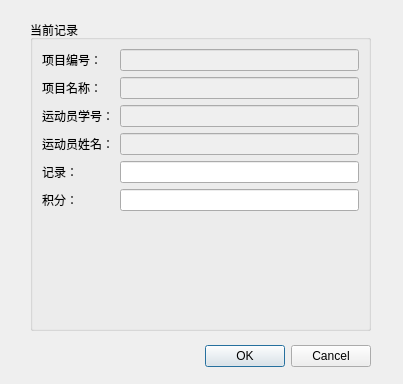
<?xml version="1.0" encoding="UTF-8"?>
<ui version="4.0">
 <class>DialogRecord</class>
 <widget class="QDialog" name="DialogRecord">
  <property name="geometry">
   <rect>
    <x>0</x>
    <y>0</y>
    <width>403</width>
    <height>384</height>
   </rect>
  </property>
  <property name="windowTitle">
   <string>Dialog</string>
  </property>
  <widget class="QDialogButtonBox" name="buttonBox">
   <property name="geometry">
    <rect>
     <x>30</x>
     <y>340</y>
     <width>341</width>
     <height>32</height>
    </rect>
   </property>
   <property name="orientation">
    <enum>Qt::Horizontal</enum>
   </property>
   <property name="standardButtons">
    <set>QDialogButtonBox::Cancel|QDialogButtonBox::Ok</set>
   </property>
  </widget>
  <widget class="QGroupBox" name="groupBox">
   <property name="geometry">
    <rect>
     <x>30</x>
     <y>20</y>
     <width>341</width>
     <height>311</height>
    </rect>
   </property>
   <property name="title">
    <string>当前记录</string>
   </property>
   <layout class="QFormLayout" name="formLayout">
    <item row="0" column="0">
     <widget class="QLabel" name="label">
      <property name="text">
       <string>项目编号：</string>
      </property>
     </widget>
    </item>
    <item row="0" column="1">
     <widget class="QLineEdit" name="eventID">
      <property name="enabled">
       <bool>false</bool>
      </property>
     </widget>
    </item>
    <item row="1" column="0">
     <widget class="QLabel" name="label_2">
      <property name="text">
       <string>项目名称：</string>
      </property>
     </widget>
    </item>
    <item row="1" column="1">
     <widget class="QLineEdit" name="eventName">
      <property name="enabled">
       <bool>false</bool>
      </property>
     </widget>
    </item>
    <item row="2" column="0">
     <widget class="QLabel" name="label_3">
      <property name="text">
       <string>运动员学号：</string>
      </property>
     </widget>
    </item>
    <item row="2" column="1">
     <widget class="QLineEdit" name="athID">
      <property name="enabled">
       <bool>false</bool>
      </property>
     </widget>
    </item>
    <item row="3" column="0">
     <widget class="QLabel" name="label_4">
      <property name="text">
       <string>运动员姓名：</string>
      </property>
     </widget>
    </item>
    <item row="3" column="1">
     <widget class="QLineEdit" name="athName">
      <property name="enabled">
       <bool>false</bool>
      </property>
     </widget>
    </item>
    <item row="4" column="0">
     <widget class="QLabel" name="label_5">
      <property name="text">
       <string>记录：</string>
      </property>
     </widget>
    </item>
    <item row="4" column="1">
     <widget class="QLineEdit" name="record"/>
    </item>
    <item row="5" column="0">
     <widget class="QLabel" name="label_6">
      <property name="text">
       <string>积分：</string>
      </property>
     </widget>
    </item>
    <item row="5" column="1">
     <widget class="QLineEdit" name="score"/>
    </item>
   </layout>
  </widget>
 </widget>
 <resources/>
 <connections>
  <connection>
   <sender>buttonBox</sender>
   <signal>accepted()</signal>
   <receiver>DialogRecord</receiver>
   <slot>accept()</slot>
   <hints>
    <hint type="sourcelabel">
     <x>248</x>
     <y>254</y>
    </hint>
    <hint type="destinationlabel">
     <x>157</x>
     <y>274</y>
    </hint>
   </hints>
  </connection>
  <connection>
   <sender>buttonBox</sender>
   <signal>rejected()</signal>
   <receiver>DialogRecord</receiver>
   <slot>reject()</slot>
   <hints>
    <hint type="sourcelabel">
     <x>316</x>
     <y>260</y>
    </hint>
    <hint type="destinationlabel">
     <x>286</x>
     <y>274</y>
    </hint>
   </hints>
  </connection>
 </connections>
</ui>
